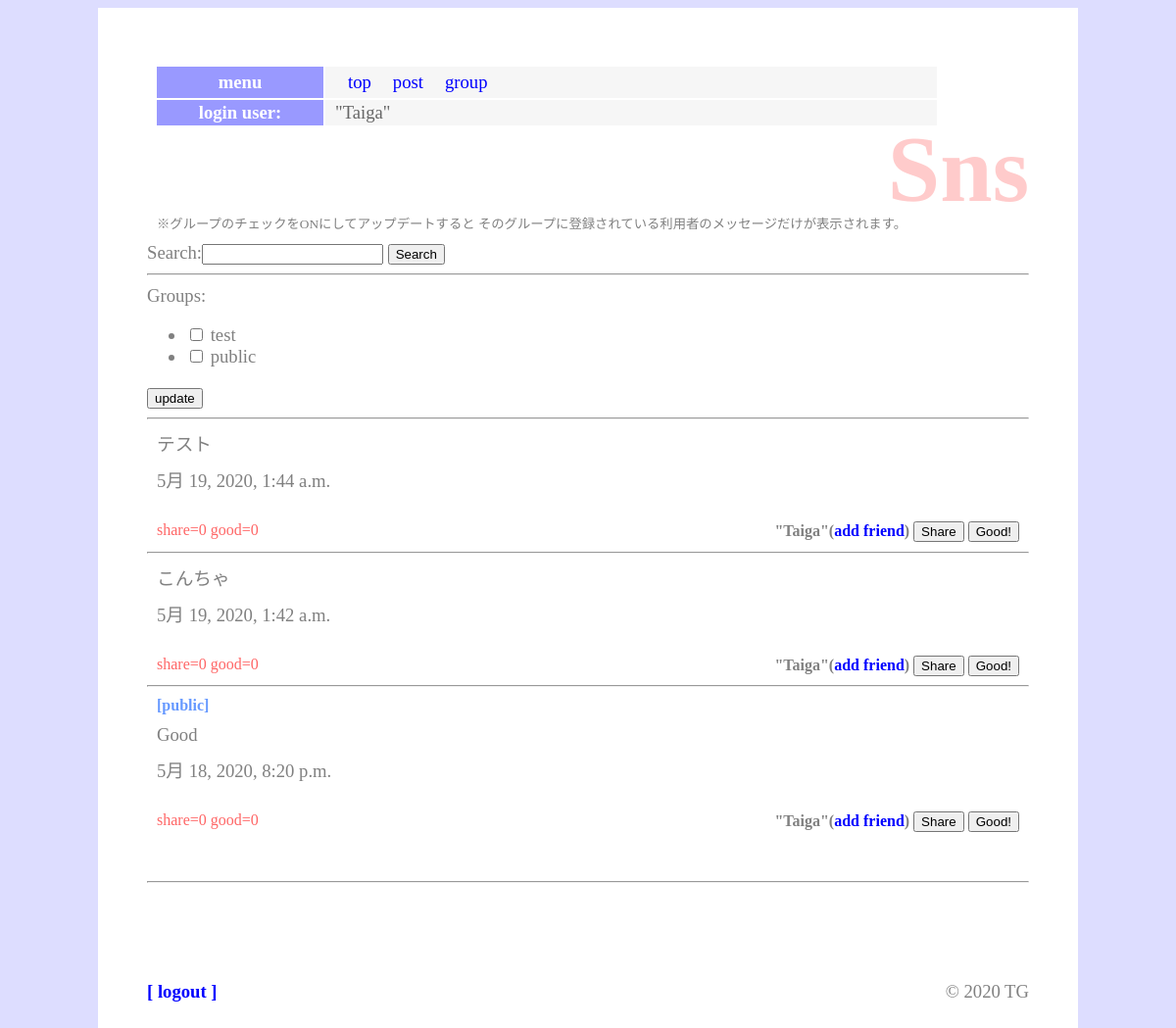
The page /sns/ (signed in) on the database its author committed.
### sns/models.py (models this page shows, shortened)
class Message(models.Model):
    owner       = models.ForeignKey(User, on_delete=models.CASCADE, related_name='message_owner')
    group       = models.ForeignKey('Group', on_delete=models.CASCADE)
    content     = models.TextField(max_length=1000)
    share_id    = models.IntegerField(default=-1)
    good_count  = models.IntegerField(default=0)
    share_count = models.IntegerField(default=0)
    pub_data    = models.DateTimeField(auto_now_add=True)
    class Meta:
        ordering = ('-pub_data',)

### sns/views.py (the view)
# urls.py: path('', views.index, name='index'),
@login_required(login_url='/admin/login/')
def index(request):
    (public_user, public_group) = get_public()
    if request.method == 'POST':
        if request.POST['mode'] == '__check_form__':
            searchform = SearchForm()
            checkform = GroupCheckForm(request.user, request.POST)
            glist = []
            for item in request.POST.getlist('groups'):
                glist.append(item)
            messages = get_your_group_message(request.user, glist, None)
        if request.POST['mode'] == '__search_form__':
            searchform = SearchForm(request.POST)
            checkform = GroupCheckForm(request.user)
            gps = Group.objects.filter(owner=request.user)
            glist = [public_group]
            for item in gps:
                glist.append(item)
            messages = get_your_group_message(request.user, glist, request.POST['search'])
    else:
        searchform = SearchForm()
        checkform = GroupCheckForm(request.user)
        gps = Group.objects.filter(owner=request.user)
        glist = [public_group]
        for item in gps:
            glist.append(item)
        messages = get_your_group_message(request.user, glist, None)
    params = {
            'login_user': request.user,
            'contents': messages,
            'check_form': checkform,
            'search_form': searchform,
        }
    return render(request, 'sns/index.html', params)

### sns/forms.py
class GroupCheckForm(forms.Form):
    def __init__(self, user, *args, **kwargs):
        super(GroupCheckForm, self).__init__(*args, **kwargs)
        public = User.objects.filter(username='public').first()
        self.fields['groups'] = forms.MultipleChoiceField( \
                choices=[(item.title, item.title) for item in \
                    Group.objects.filter(owner__in=[user, public])],
                widget=forms.CheckboxSelectMultiple(),
            )

class SearchForm(forms.Form):
    search = forms.CharField(max_length=100)

### sns/models.py (called while the page is built)
    def __str__(self):
        return self.title

### sns/views.py (called while the page is built)
def get_your_group_message(owner, glist, find):
    (public_user, public_group) = get_public()
    groups = Group.objects.filter(Q(owner=owner) | Q(owner=public_user)).filter(title__in=glist)
    me_friends = Friend.objects.filter(group__in=groups)
    me_users = []
    for f in me_friends:
        me_users.append(f.user)
    his_groups = Group.objects.filter(owner__in=me_users)
    his_friends = Friend.objects.filter(user=owner).filter(group__in=his_groups)
    me_groups = []
    for hf in his_friends:
        me_groups.append(hf.group)
    if find == None:
        messages = Message.objects.filter(Q(group__in=groups) | Q(group__in=me_groups))[:100]
    else:
        messages = Message.objects.filter(Q(group__in=groups) | Q(group__in=me_groups)).filter(content__contains=find)[:100]
    return messages

def get_public():
    public_user = User.objects.filter(username='public').first()
    public_group = Group.objects.filter(owner=public_user).first()
    return (public_user, public_group)

### sns/templates/sns/index.html (shortened to what this page needs)
{% extends 'sns/layout.html' %}
{% block header %}
  <h1>Sns</h1>
  <p class="caption">
    ※グループのチェックをONにしてアップデートすると
    そのグループに登録されている利用者のメッセージだけが表示されます。
  </p>
{% endblock %}
{% block content %}
  <form action="{% url 'index' %}" method="post">
     {{ search_form }}
     <button>Search</button>
  </form>
  <hr>
  <form action="{% url 'index' %}" method="post">
     {{ check_form}}
    <button>update</button>
  </form>
  {% for item in contents %}
    <hr>
    <p class="message_public">
      {% if item.group.title == 'public' %}
        [public]
      {% endif %}
    </p>
    <p class="message_content">{{ item.content }}</p>
    <p class="message_data">{{ item.pub_data }}</p>
    <p class="message_owner">
      <span class="message_counter">share={{ item.share_count }} good={{ item.good_count }}</span>
      "{{ item.owner }}"(<a href="{% url 'add' %}?name={{ item.owner }}">add friend</a>)
      <a href="{% url 'share' item.id %}"><button>Share</button></a>
      <a href="{% url 'good' item.id %}"><button>Good!</button></a>
    </p>
  {% endfor %}
{% endblock %}

### sns/templates/sns/layout.html (shortened to what this page needs)
{% load static %}
<!DOCTYPE html>
<html lang="ja">
<head>
  <link rel='stylesheet' href="{% static 'sns/style.css' %}">
</head>
<body>
  <div class="body_content">
    <div class="body_content_inner">
      <table class="login_table" width="100%">
        <tr>
          <th width="150px">menu</th><td>
            <table class="login_table_inner">
              <tr>
                <td><a href="{% url 'index' %}">top</a></td>
                <td><a href="{% url 'post' %}">post</a></td>
                <td><a href="{% url 'groups' %}">group</a></td>
              </tr>
            </table>
        </tr>
        <tr>
          <th width="150px">login user:</th>
          <td>"{{login_user}}"</td>
        </tr>
      </table>
      <div class="header">
        {% block header %}
        {% endblock %}
      </div>
      <div class="content">
        {% block content %}
        {% endblock %}
      </div>
      <div class="footer"><hr></div>
      <span style="float:left;font-weight:bold">
        <a href="/admin/logout?next=/sns/">[ logout ]</a>
      </span>
      <span style="float:right;">&copy; 2020 TG</span>
    </div>
  </div>
</body>
</html>

### sns/static/sns/style.css (style rules this page uses)
body { display: flex; justify-content: center; align-items: center; background-color: #ddf; color: gray; font-size: 14pt; }
.body_content { width: 1000px; background-color: #fff; }
.body_content_inner { padding: 50px; }
h1 { color: red; opacity: .2; font-size: 72pt; margin-top: 0; margin-bottom: 0; text-align: right; line-height: 70px; }
p { margin: 10px; }
a { color: blue; text-decoration: none; }
table { margin: 10px; font-size: 14pt; }
table tr th { background-color: #99f; color: #fff; padding: 2px 10px; border-size: 2px; }
table tr td { background-color: #f6f6f6; color: #666; padding: 2px 10px; border-size:: 2px; }
.footer { font-size: 9pt; margin-top: 50px; margin-bottom: 100px; }
.login_table { padding: fixed; top: 0; left: 0; width: 800px; margin: 8px; }
.login_table_inner { padding: 1px; margin: 0; }
.login_table_inner tr td { padding: 0 10px; margin: 0; }
.caption { font-size: 10pt; }
.message_owner { text-align: right; font-size: 12pt; font-weight: bold; margin: 30px 10px 0 10px; }
.message_public { font-size: 12pt; font-weight: bold; color: #69f; }
.message_counter { float: left; font-weight: normal; font-size: 12pt; color: #f66; }

### rows shown on the page
Message: content "テスト", pub_data "5月 19, 2020, 1:44 a.m.", share_count "0", good_count "0", owner "Taiga"
Message: content "こんちゃ", pub_data "5月 19, 2020, 1:42 a.m.", share_count "0", good_count "0", owner "Taiga"
Message: shows "[public]", content "Good", pub_data "5月 18, 2020, 8:20 p.m.", share_count "0", good_count "0", owner "Taiga"

### other values the page prints
{{ login_user }} "Taiga"
